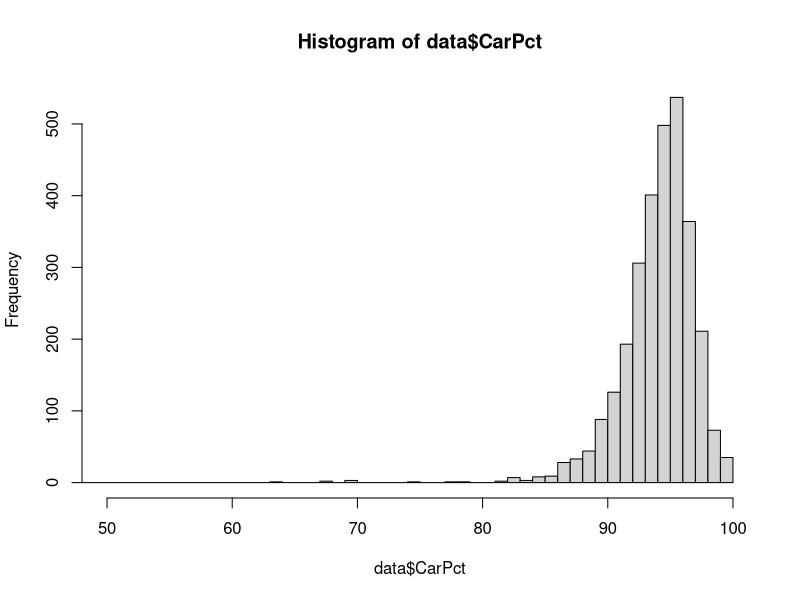
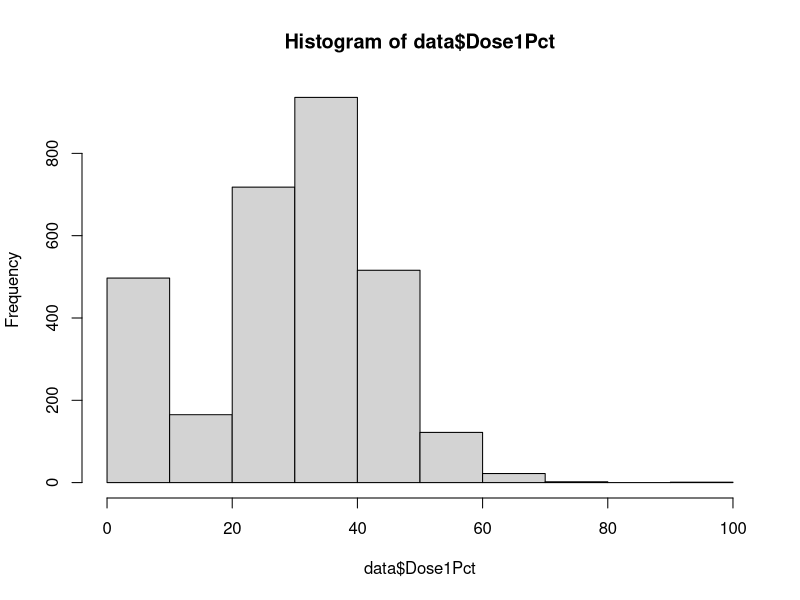
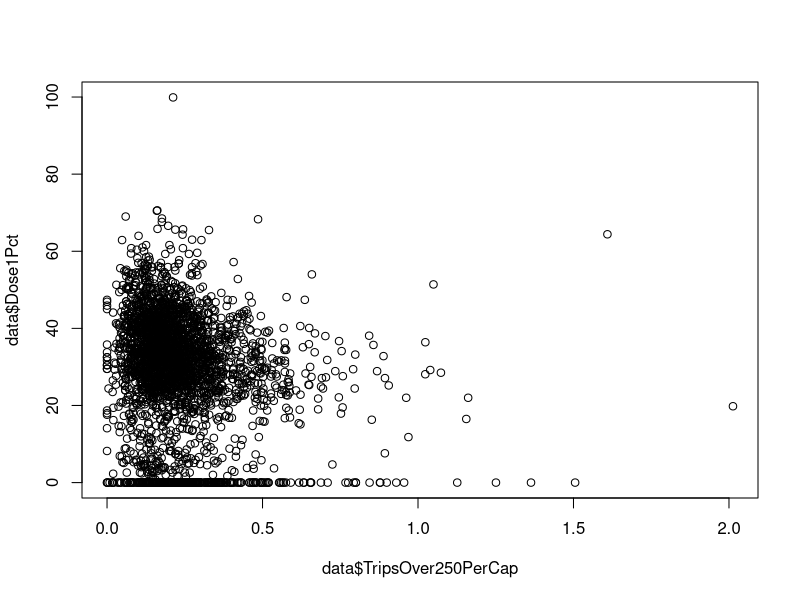
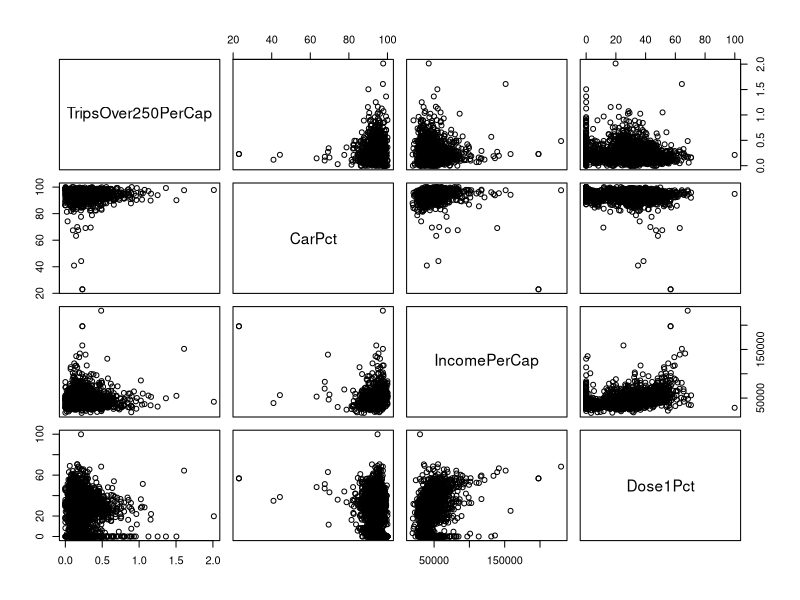

These figures' R source, in order:
## ---- chunk 1
library(tidyverse)
library(dplyr)
install.packages('gclus')

library(gclus)

## ---- chunk 2
setwd(".")
data <- read.csv("Selected_Data_V1.csv")
## ---- chunk 3
head(data)
## ---- chunk 4

hist(data$CarPct, xlim=c(50,100), breaks=60)
hist(data$Dose1Pct)

summary_cars = summary(data$CarPct)
summary_vaccine = summary(data$Dose1Pct)



## ---- chunk 5
summary_cars
summary_vaccine
nrow(data)
sum(data$Dose1Pct == 0)
sum(data$TripsOver100PerCap > 0, na.rm = TRUE)
## ---- chunk 6
no_vaccine_check = select(data, "County", "TotPop", "State", "Dose1Pct")
no_vaccine_check = subset(no_vaccine_check, Dose1Pct == 0)

no_vaccine_check


## ---- chunk 7
plot(data$TripsOver250PerCap,data$Dose1Pct)


## ---- chunk 8
install.packages("corrplot")



pairs(~TripsOver250PerCap + CarPct + IncomePerCap + Dose1Pct, data=data)


## ---- chunk 9

# library(gclus)
# 
# numeric_data = dplyr::select_if(data, is.numeric)
# 
# dta.r <- abs(cor(numeric_data)) # get correlations
# dta.r <- complete.cases(data)
# dta.col <- dmat.color(dta.r) # get colors
# # reorder variables so those with highest correlation
# # are closest to the diagonal
# dta.o <- order.single(dta.r)
# cpairs(numeric_data, dta.o, panel.colors=dta.col, gap=.5,
# main="Variables Ordered and Colored by Correlation" )
